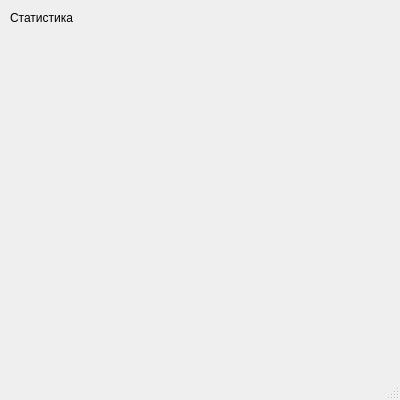
<?xml version="1.0" encoding="UTF-8"?>
<ui version="4.0">
 <class>Stats</class>
 <widget class="QMainWindow" name="Stats">
  <property name="geometry">
   <rect>
    <x>0</x>
    <y>0</y>
    <width>400</width>
    <height>400</height>
   </rect>
  </property>
  <property name="maximumSize">
   <size>
    <width>20000</width>
    <height>20000</height>
   </size>
  </property>
  <property name="windowTitle">
   <string>MainWindow</string>
  </property>
  <widget class="QWidget" name="centralwidget">
   <widget class="QLabel" name="label">
    <property name="geometry">
     <rect>
      <x>9</x>
      <y>9</y>
      <width>64</width>
      <height>18</height>
     </rect>
    </property>
    <property name="text">
     <string>Статистика</string>
    </property>
    <property name="textFormat">
     <enum>Qt::PlainText</enum>
    </property>
    <property name="margin">
     <number>1</number>
    </property>
    <property name="indent">
     <number>1</number>
    </property>
   </widget>
  </widget>
  <widget class="QMenuBar" name="menubar">
   <property name="geometry">
    <rect>
     <x>0</x>
     <y>0</y>
     <width>400</width>
     <height>22</height>
    </rect>
   </property>
  </widget>
  <widget class="QStatusBar" name="statusbar"/>
 </widget>
 <resources/>
 <connections/>
</ui>
